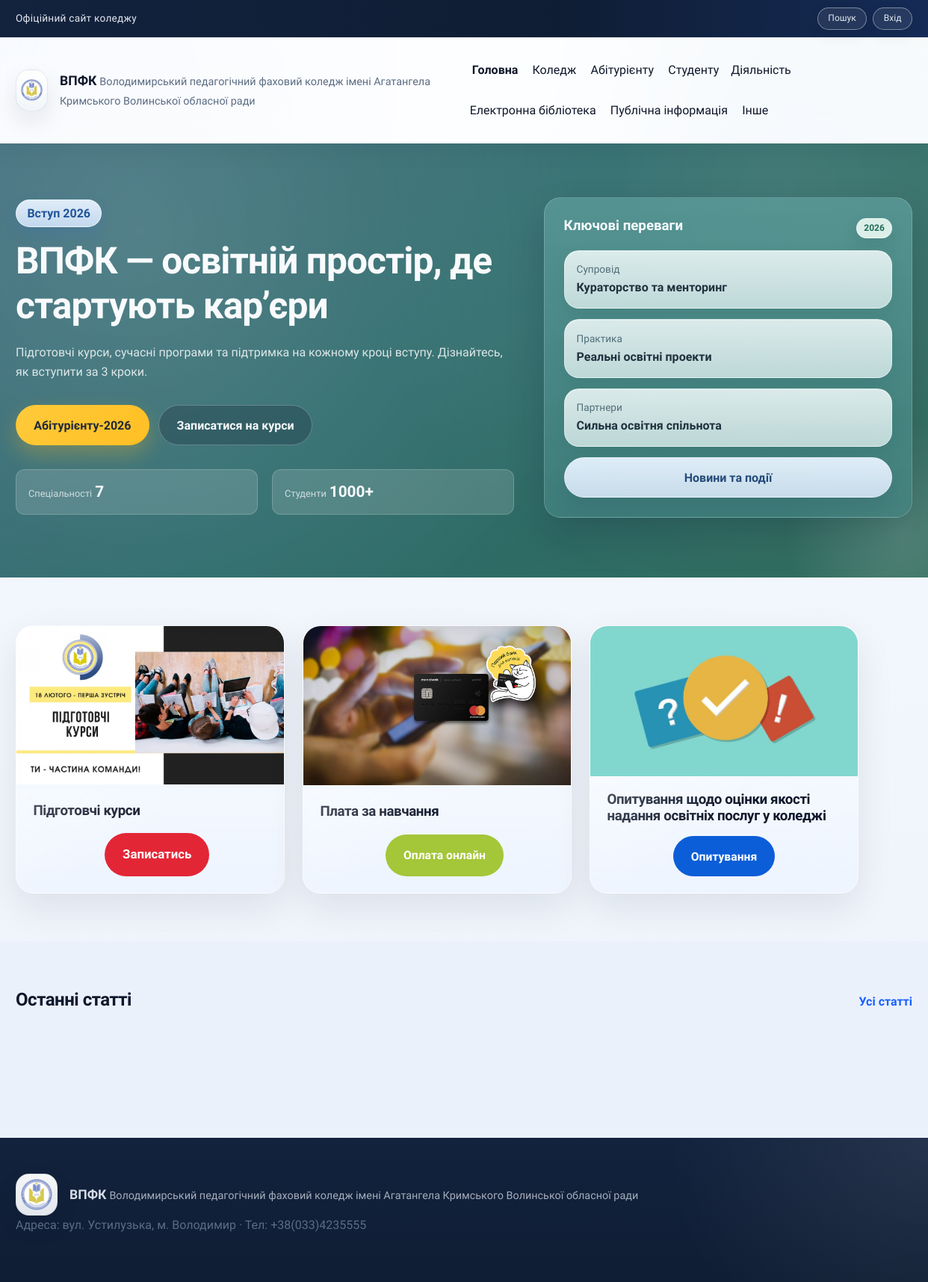
The page / on the database its author committed.
### tables this page shows
CREATE TABLE menu_items (
          id INTEGER PRIMARY KEY AUTOINCREMENT,
          parent_id INTEGER,
          title TEXT NOT NULL,
          url TEXT NOT NULL,
          sort_order INTEGER NOT NULL DEFAULT 0,
          FOREIGN KEY(parent_id) REFERENCES menu_items(id)
        );

CREATE TABLE home_promos (
          id INTEGER PRIMARY KEY AUTOINCREMENT,
          title TEXT NOT NULL,
          description TEXT,
          image_path TEXT,
          button_text TEXT,
          button_url TEXT NOT NULL DEFAULT '#',
          button_size TEXT NOT NULL DEFAULT 'md',
          button_bg_color TEXT NOT NULL DEFAULT '#0b5ed7',
          button_text_color TEXT NOT NULL DEFAULT '#ffffff',
          button_position TEXT NOT NULL DEFAULT 'center',
          sort_order INTEGER NOT NULL DEFAULT 0,
          is_active INTEGER NOT NULL DEFAULT 1,
          created_at TEXT NOT NULL,
          updated_at TEXT NOT NULL
        , block_size TEXT NOT NULL DEFAULT 'md');

### app/public_routes.py (the view)
@app.route("/")
def index():
    promos = query_db(
        """
        SELECT *
        FROM home_promos
        WHERE is_active = 1
        ORDER BY sort_order ASC, id ASC
        """
    )
    articles = query_db(
        f"""
        SELECT articles.*, menu_items.title AS section_title,
               users.username AS author_username,
               {AUTHOR_FULL_NAME_SQL} AS author_full_name
        FROM articles
        LEFT JOIN menu_items ON menu_items.id = articles.section_id
        LEFT JOIN users ON users.id = articles.author_id
        WHERE articles.section_id IS NULL
        ORDER BY articles.created_at DESC, articles.id DESC
        LIMIT 3
        """
    )
    return render_template("index.html", active_title="Головна", articles=articles, promos=promos)

### app/core.py (called while the page is built)
@app.template_filter("clean_text")
def clean_text_filter(value):
    if value is None:
        return ""
    if isinstance(value, str) and value.strip().lower() == "none":
        return ""
    return value

def _upload_folder_posix() -> str:
    return UPLOAD_FOLDER.replace("\\", "/").strip("/")

def normalize_upload_ref(path: str | None) -> str | None:
    if not path:
        return None
    posix = str(path).replace("\\", "/")
    marker = _upload_folder_posix() + "/"
    if posix.startswith(marker):
        return posix[len(marker):].lstrip("/")
    if marker in posix:
        return posix.split(marker, 1)[1].lstrip("/")
    return posix.lstrip("/")

def uploads_url(path: str | None) -> str:
    rel = normalize_upload_ref(path)
    if not rel:
        return ""
    return url_for("uploaded_files", filename=rel)

def build_menu_tree(rows: List[dict]) -> List[dict]:
    items: Dict[int, dict] = {}
    roots: List[dict] = []
    for row in rows:
        items[row["id"]] = {
            "id": row["id"],
            "parent_id": row["parent_id"],
            "title": row["title"],
            "url": row["url"],
            "sort_order": row["sort_order"],
            "children": [],
        }
    for item in items.values():
        parent_id = item["parent_id"]
        if parent_id and parent_id in items:
            items[parent_id]["children"].append(item)
        else:
            roots.append(item)
    def sort_items(nodes: List[dict]) -> List[dict]:
        nodes.sort(key=lambda n: (n["sort_order"], n["title"]))
        for node in nodes:
            node["children"] = sort_items(node["children"])
        return nodes
    return sort_items(roots)

def get_menu_tree() -> List[dict]:
    rows = query_db("SELECT * FROM menu_items ORDER BY sort_order, title")
    return build_menu_tree(rows)

@app.context_processor
def inject_globals():
    return {
        "menu_items": get_menu_tree(),
        "current_user": g.get("user"),
    }

@app.before_request
def load_user():
    g.user = None
    user_id = session.get("user_id")
    if user_id:
        user = query_db("SELECT * FROM users WHERE id = ?", (user_id,), one=True)
        if user:
            g.user = user

### data/db.py (called while the page is built)
def get_db() -> sqlite3.Connection:
    if "db" not in g:
        os.makedirs(DATA_DIR, exist_ok=True)
        conn = sqlite3.connect(DB_PATH, check_same_thread=False)
        conn.row_factory = sqlite3.Row
        conn.execute("PRAGMA foreign_keys = ON")
        g.db = conn
    return g.db

### templates/index.html (shortened to what this page needs)
{% extends "layout.html" %}
{% block content %}
        <section class="hero hero-home">
        <div class="container hero-grid">
          <div class="hero-main">
            <div class="hero-pill">Вступ 2026</div>
            <h1>ВПФК — освітній простір, де стартують карʼєри</h1>
            <p>
              Підготовчі курси, сучасні програми та підтримка на кожному кроці вступу.
              Дізнайтесь, як вступити за 3 кроки.
            </p>
            <div class="hero-actions">
              <a class="btn primary" href="{{ url_for('admissions') }}">Абітурієнту-2026</a>
              <a class="btn dark" href="{{ url_for('courses') }}">Записатися на курси</a>
            </div>
            <div class="hero-meta hero-meta-solid">
              <div class="hero-meta-item">
                <span class="meta-label">Спеціальності</span>
                <span class="meta-value">7</span>
              </div>
              <div class="hero-meta-item">
                <span class="meta-label">Студенти</span>
                <span class="meta-value">1000+</span>
              </div>
            </div>
          </div>
          <aside class="hero-side">
            <div class="adv-card">
              <div class="adv-header">
                <h3>Ключові переваги</h3>
                <span class="adv-tag">2026</span>
              </div>
              <div class="adv-item">
                <span>Супровід</span>
                <strong>Кураторство та менторинг</strong>
              </div>
              <div class="adv-item">
                <span>Практика</span>
                <strong>Реальні освітні проекти</strong>
              </div>
              <div class="adv-item">
                <span>Партнери</span>
                <strong>Сильна освітня спільнота</strong>
              </div>
              <a class="btn soft" href="{{ url_for('articles') }}">Новини та події</a>
            </div>
          </aside>
        </div>
      </section>
  <section class="section">
    <div class="container quick-actions {% if promos %}promo-grid{% endif %}">
      {% if promos %}
        {% for promo in promos %}
          <article class="promo-card promo-{{ promo.block_size or 'md' }}">
            {% if promo.image_path %}
              <div class="promo-media">
                <img src="{{ uploads_url(promo.image_path) }}" alt="{{ promo.title }}">
              </div>
            {% endif %}
            <div class="promo-content">
              <h3>{{ promo.title }}</h3>
              {% set promo_description = promo.description|clean_text %}
              {% if promo.button_text %}
                <div class="promo-button-row promo-{{ promo.button_position }}">
                  <a
                    class="btn promo-btn promo-btn-{{ promo.button_size }}"
                    href="{{ promo.button_url }}"
                    style="--promo-bg: {{ promo.button_bg_color }}; --promo-fg: {{ promo.button_text_color }};"
                  >
                    {{ promo.button_text }}
                  </a>
                </div>
              {% endif %}
            </div>
          </article>
        {% endfor %}
      {% endif %}
    </div>
  </section>
  <section class="section section-alt">
    <div class="container">
      <div class="section-header">
        <h2>Останні статті</h2>
        <a class="link" href="{{ url_for('articles') }}">Усі статті</a>
      </div>
    </div>
  </section>
{% endblock %}

### templates/layout.html (shortened to what this page needs)
<!doctype html>
<html lang="uk">
  <head>
    <link rel="stylesheet" href="{{ url_for('static', filename='css/styles.css') }}" />
  </head>
  <body>
    <header class="site-header">
      <div class="topbar">
        <div class="container topbar-inner">
          <span class="topbar-note">Офіційний сайт коледжу</span>
          <div class="topbar-actions">
            <a class="chip ghost" href="{{ url_for('search') }}">Пошук</a>
            {% if current_user %}
              <a class="chip ghost" href="{{ url_for('admin_dashboard') }}">Панель</a>
              <a class="chip ghost" href="{{ url_for('logout') }}">Вийти</a>
            {% else %}
              <a class="chip ghost" href="{{ url_for('login') }}">Вхід</a>
            {% endif %}
          </div>
        </div>
      </div>
<div class="container nav-wrapper">
        <a class="brand brand-link" href="{{ url_for('index') }}" aria-label="Перейти на головну сторінку">
          <div class="logo-mark is-fallback">
            <img
              src="{{ url_for('static', filename='images/logo.png') }}"
              alt="??????? ????"
              onload="this.closest('.logo-mark').classList.remove('is-fallback')"
              onerror="if(!this.dataset.fallback){this.dataset.fallback='1'; this.src='/images/logo.png'; return;} this.closest('.logo-mark').classList.add('is-fallback'); this.remove();"
            />
          </div>
          <div class="brand-text">
            <span class="brand-title">ВПФК</span>
            <span class="brand-subtitle"
              >Володимирський педагогічний фаховий коледж імені Агатангела
              Кримського Волинської обласної ради</span
            >
          </div>
        </a>
        <nav class="site-nav desktop-nav" id="site-nav" data-nav>
          {% from "_menu.html" import render_menu %}
          {{ render_menu(menu_items, active_title) }}
        </nav>
      </div>
    </header>
    <main id="main">
      {% block content %}{% endblock %}
    </main>
    <footer class="site-footer">
      <div class="container footer-grid">
        <div>
          <a class="brand footer-brand brand-link" href="{{ url_for('index') }}" aria-label="Перейти на головну сторінку">
            <div class="logo-mark is-fallback">
              <img
                src="{{ url_for('static', filename='images/logo.png') }}"
                alt="??????? ????"
                onload="this.closest('.logo-mark').classList.remove('is-fallback')"
                onerror="if(!this.dataset.fallback){this.dataset.fallback='1'; this.src='/images/logo.png'; return;} this.closest('.logo-mark').classList.add('is-fallback'); this.remove();"
              />
            </div>
            <div class="brand-text">
              <span class="brand-title">ВПФК</span>
              <span class="brand-subtitle"
                >Володимирський педагогічний фаховий коледж імені Агатангела
                Кримського Волинської обласної ради</span
              >
            </div>
          </a>
          <p class="footer-note">
            Адреса: вул. Устилузька, м. Володимир · Тел: +38(033)4235555
          </p>
        </div>
      </div>
    </footer>
  </body>
</html>

### templates/_menu.html (shortened to what this page needs)
{% macro render_menu(items, active_title=None, level=0) %}
  {% for item in items %}
    {% set active_class = "nav-highlight" if item.title == active_title else "" %}
    {% if item.children %}
      <div class="nav-item has-submenu submenu-level-{{ level }}">
        <span class="nav-title {{ active_class }}">{{ item.title }}</span>
      </div>
    {% else %}
      <a href="{{ item.url or '#' }}" class="{{ active_class }}">{{ item.title }}</a>
    {% endif %}
  {% endfor %}
{% endmacro %}

### rows shown on the page
menu_items: title "Головна"
menu_items: title "Коледж"
menu_items: title "Абітурієнту"
menu_items: title "Студенту"
menu_items: title "Діяльність"
menu_items: title "Електронна бібліотека"
menu_items: title "Публічна інформація"
menu_items: title "Інше"
home_promos: image_path (picture), title "Підготовчі курси", button_text "Записатись"
home_promos: image_path (picture), title "Плата за навчання", button_text "Оплата онлайн"
home_promos: image_path (picture), title "Опитування щодо оцінки якості надання освітніх послуг у коледжі", button_text "Опитування"
